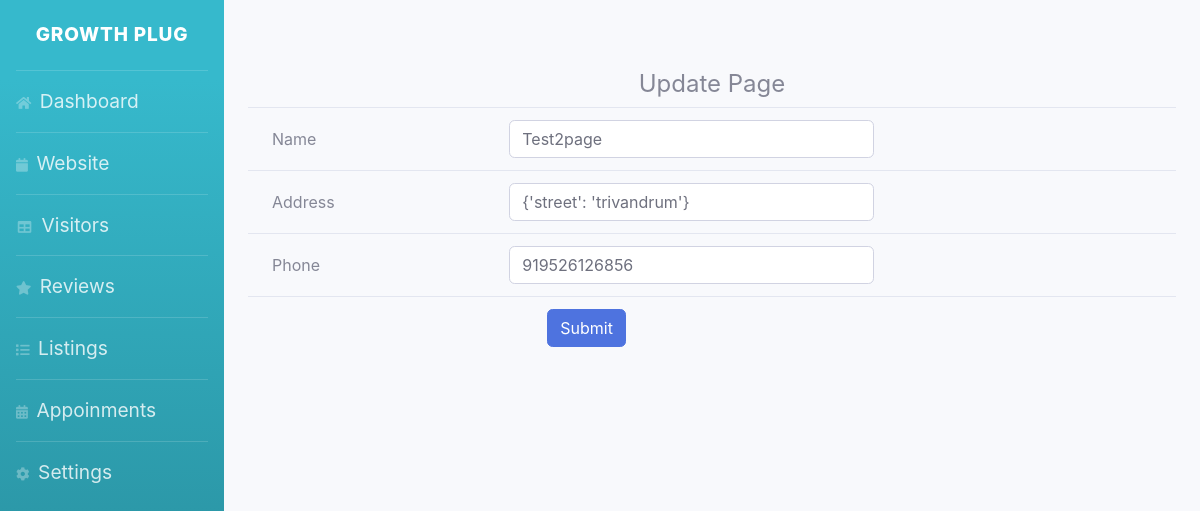
The page /update/3 (signed in) on the database as committed earlier.
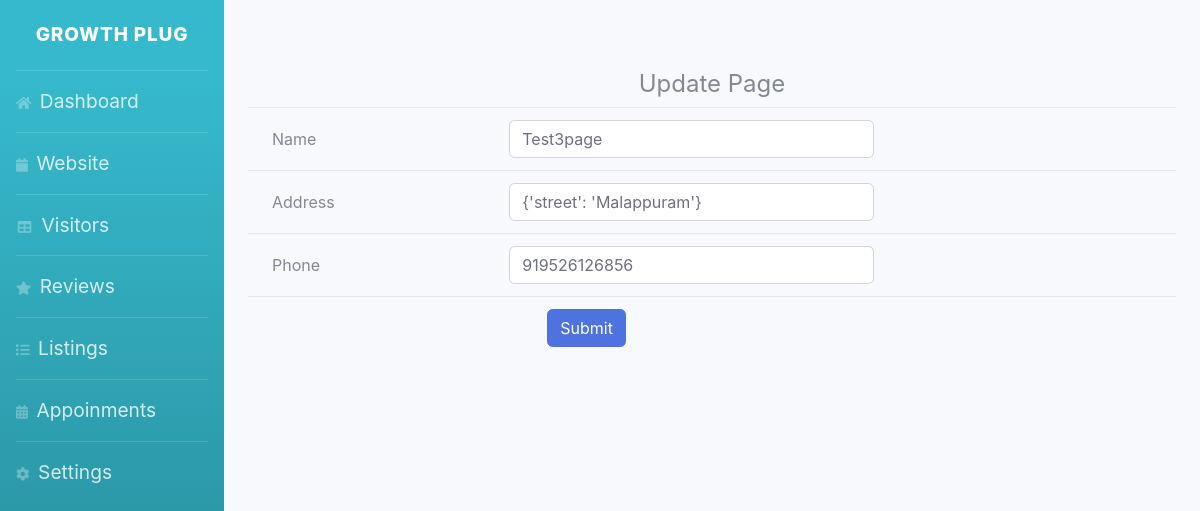
The same page on the database as committed later.
### core/models.py (models this page shows)
class Pages(models.Model):
    source = models.CharField(max_length=100)
    page_name = models.CharField(max_length=100)
    address = models.CharField(max_length=200)
    phone = models.IntegerField(null=True)
    listed = models.BooleanField()

### core/views.py (the view, shortened to what this page needs)
# urls.py: path('update/<id>',update,name='updatepage'),
@login_required
def update(request,id):
  update_page=Pages.objects.get(pk=id)
  print(update_page)
  if request.method == 'GET':
    return render(request,'update.html',{'data':update_page})

### core/templates/update.html (shortened to what this page needs)
{% extends 'base.html' %}
{% block content %}
<div class="container">
    <form method="post">
        <table class="table">
            <h4 class='d-flex justify-content-center' style="margin-top: 70px;"> Update Page</h4>
            <tr>
                <td>
                    <label for="inputName" class="col-sm-3 col-form-label ">Name</label>
                </td>
                <td>
                    <div class="col-sm-7">
                        <input type="text" class="form-control" id="" placeholder="Name" name="name" value="{{ data.page_name }}">
                      </div>
                </td>
            </tr>
            <tr>
                <td>
                    <label for="inputName" class="col-sm-3 col-form-label ">Address</label>
                </td>
                <td>
                    <div class="col-sm-7">
                        <input type="text" class="form-control" id="" placeholder="Address" name="address" value="{{ data.address }}">
                      </div>
                </td>
            </tr>
            <tr>
                <td>
                    <label for="inputphone" class="col-sm-3 col-form-label ">Phone</label>
                </td>
                <td>
                    <div class="col-sm-7">
                        <input type="text" class="form-control" id="" placeholder="Phone" name="phone" value="{{ data.phone }}">
                      </div>
                </td>
            </tr><tr>
                <td></td>
                <td> <button type="submit" class="btn btn-primary" style="margin-left: 50px;">Submit</button></td>
            </tr>
        </table>
    </form>
</div>
{% endblock %}

Rows that differ between the two databases and show on the page:
changed Pages: name "Test2page" → "Test3page"; address "{'street': 'trivandrum'}" → "{'street': 'Malappuram'}"
